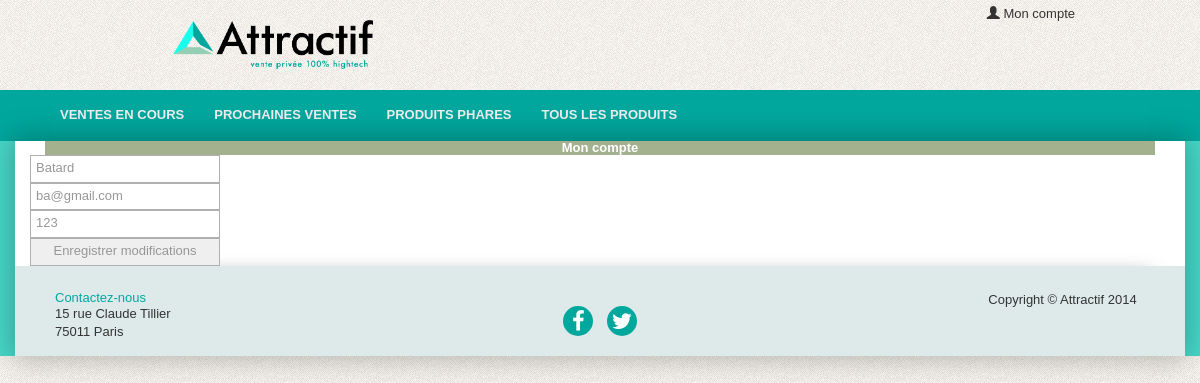
/front/myinfos.php (signed in), run on the app's committed database.
### tables this page shows
CREATE TABLE IF NOT EXISTS `user` (
  `id` int(11) NOT NULL AUTO_INCREMENT,
  `name` varchar(1024) NOT NULL,
  `mail` varchar(1024) NOT NULL,
  `pass` varchar(1024) NOT NULL,
  `newsletter` tinyint(1) NOT NULL DEFAULT '0',
  `admin` tinyint(1) NOT NULL DEFAULT '0',
  PRIMARY KEY (`id`)
);

### front/myinfos.php (the view, shortened to what this page needs)
<?php
include('lib/dbconnect.php');
include('header.php');
$req = $bdd->prepare('SELECT * FROM user WHERE pass = :password AND mail = :email');
$req->execute(array(
    'password' => $password,
    'email' => $email
));
$data = $req->fetch(PDO::FETCH_OBJ);
?>
<div id="content">
    <div class="container">
        <div class="col-lg-12">
                <h2 class="currentsales gray">Mon compte</h2>
        </div>
        <div class="row timer">
            <div class="col-md-12 col-sm-6">
                <form action="myinfos.php" method="post">
                    <input type="text" placeholder="Nom" name="nom" value="<?php echo $data->name; ?>" /><br />
                    <input type="email" placeholder="Email" name="email" value="<?php echo $data->mail; ?>" /><br />
                    <input type="text" placeholder="Mot de passe" name="password" value="<?php echo $data->pass; ?>"/><br />
                    <input type="submit" name="submit" value="Enregistrer modifications">
                </form>
            </div>
        </div>
        <?php
        include('footer.php');

### front/css/modern-business.css (style rules this page uses)
html, body { height: 100%; }
body { padding-top: 50px; }

### front/css/layout.css (style rules this page uses)
body { padding: 0px; font-size: 13px; }
#content { background: repeat #47D9C9; }
#content .container { box-shadow: 0 0 27px 4px rgba(0, 0, 0, 0.25);-webkit-box-shadow: 0 0 27px 4px rgba(0, 0, 0, 0.25);-moz-box-shadow: 0 0 27px 4px rgba(0, 0, 0, 0.25);-o-box-shadow: 0 0 27px 4px rgba(0, 0, 0, 0.25); background: #fff; }
#content .container .timer { // fix for other pages text-align: left; }
.col-lg-12 { text-align: center; }
.gray { background: #a4b18f; color: #fff; font-weight: bold; }

### front/css/demo.css (style rules this page uses)
body { background:#f9f9f9 url(../images/white_texture.jpg) repeat top left; color: #333; font-family: 'Oswald', Arial, sans-serif; font-size: 13px; }
.container { position:relative; }

### data on the page
user: nom "Batard", email "ba@gmail.com", password "123"
